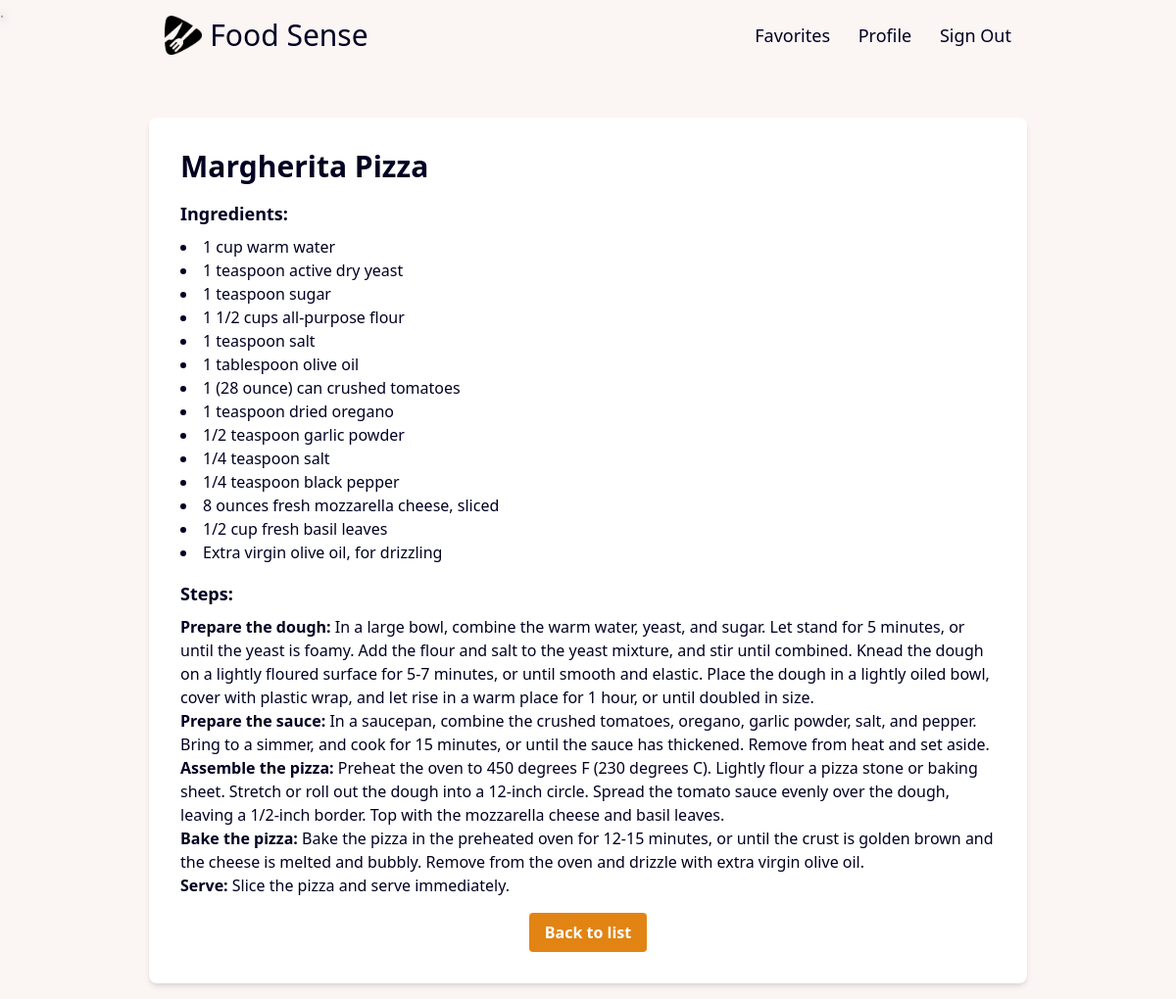
Page /users/favorite/9 (signed in) on the committed database.
### users/models.py (models this page shows)
class Favorite(models.Model):
    user = models.ForeignKey(User, on_delete=models.CASCADE)
    name = models. CharField(max_length = 100)
    ingredients = models.TextField()
    steps = models.TextField()

### users/views.py (the view)
# urls.py: path('favorite/<int:id>', views.favorite, name="favorite"),
@login_required
def favorite(request, id):
    item = Favorite.objects.get(id=id)
    return render(request, 'users/favorite.html', {"item": item})

### users/templates/users/favorite.html
{% extends 'base.html' %}
{% block body %}
<div class="container mx-auto p-4 text-black">
   <div class="max-w-4xl mx-auto bg-white rounded-lg p-8 shadow-md">
       <h2 id="title" class="text-3xl font-bold mb-4 text-[#000022]">
           {{ item.name | safe }}
       </h2>
       <div class="mb-4">
           <h3 class="text-lg font-bold mb-2 text-[#000022]">Ingredients:</h3>
           <ul id="ingredients-list" class="list-disc list-inside text-[#000022]">
               {{item.ingredients|safe}}
           </ul>
       </div>
       <div class="mb-4">
           <h3 class="text-lg font-bold mb-2 text-[#000022]">Steps:</h3>
           <div id="result" class="prose prose-lg text-[#000022]">
               {{ item.steps | safe }}
           </div>
       </div>
       <div class="flex justify-center"><a href="{% url "users:favorites_list"%}" class="bg-[#e28413] hover:bg-[#bc7d30] text-white font-bold py-2 px-4 rounded focus:outline-none focus:shadow-outline">Back to list</a></div>
   </div>
</div>
{% endblock body %}

### rows in the picture
Favorite: name "Margherita Pizza", ingredients "1 cup warm water 1 teaspoon active dry yeast 1 teaspoon sugar 1 1/2 cups all-purpose flour 1 teaspoon salt 1 tablespoon olive oil 1 (28 ounce) can crushed tomatoes 1 teaspoon dried oregano 1/2 teaspoon garlic powder 1/4 teaspoon salt 1/4 teaspoon black pepper 8 ounces fresh mozzarella cheese, sliced 1/2 cup fresh basil leaves Extra virgin olive oil, for drizzling", steps "Prepare the dough: In a large bowl, combine the warm water, yeast, and sugar. Let stand for 5 minutes, or until the yeast is foamy. Add the flour and salt to the yeast mixture, and stir until combined. Knead the dough on a lightly floured surface for 5-7 minutes, or until smooth and elastic. Place the dough in a lightly oiled bowl, cover with plastic wrap, and let rise in a warm place for 1 hour, or until doubled in size. Prepare the sauce: In a saucepan, combine the crushed tomatoes, oregano, garlic powder, salt, and pepper. Bring to a simmer, and cook for 15 minutes, or until the sauce has thickened. Remove from heat and set aside. Assemble the pizza: Preheat the oven to 450 degrees F…"
